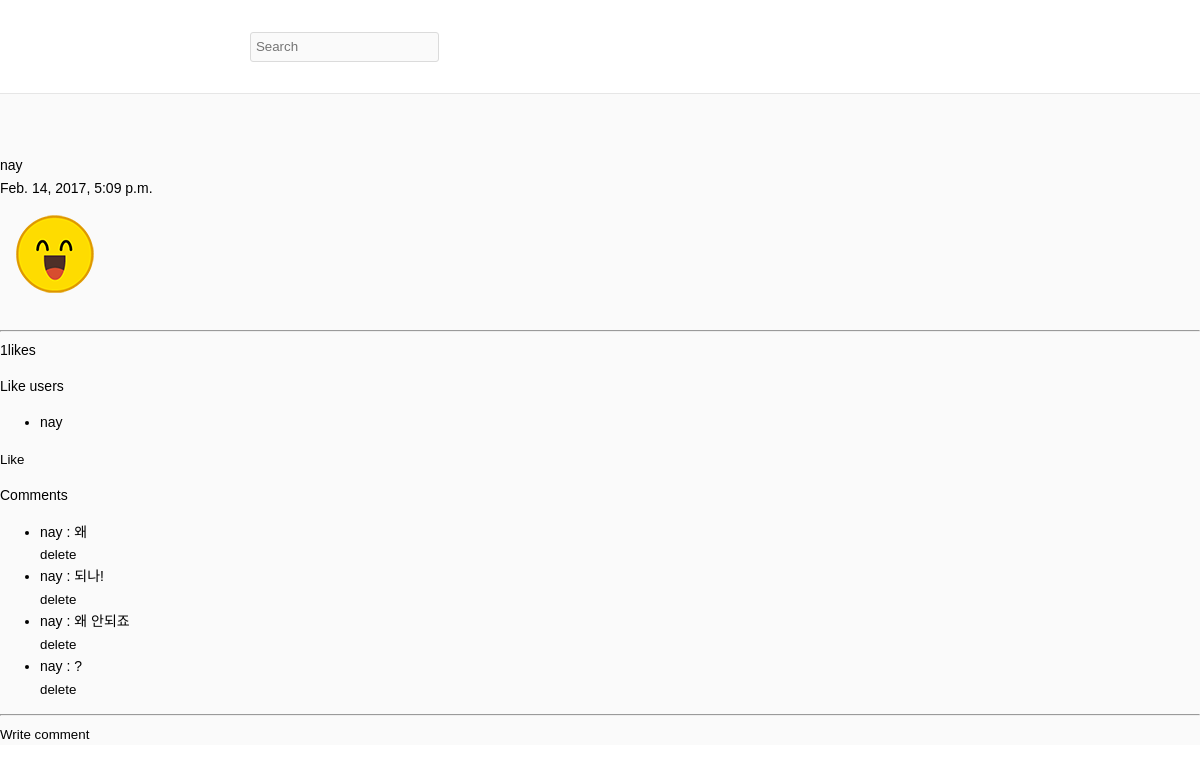
The app's page /post/1/ with its own data.
### post/models/post.py (models this page shows, shortened)
class Post(models.Model):
    author = models.ForeignKey(settings.AUTH_USER_MODEL)
    photo = models.ImageField(upload_to='post', blank=True)
    created_date = models.DateTimeField(auto_now_add=True, blank=True)
    like_users = models.ManyToManyField(
        Myuser,
        through='PostLike',
        related_name='like_post_set',
    )
    is_visible = models.BooleanField(default=True)
    objects = PostManager()
    visibles = PostUserVisibleManager()
    class Meta:
        ordering = ('-id',)
    @property
    def like_count(self):
        return self.like_users.count()

### myuser/models.py (models this page shows, shortened)
class Myuser(PermissionsMixin, AbstractBaseUser):
    CHOICES_GENDER = (
        ('m', 'Male'),
        ('f', 'Female'),
    )
    username = models.CharField(max_length=40, unique=True)
    email = models.EmailField(blank=True)
    gender = models.CharField(max_length=1, choices=CHOICES_GENDER)
    nickname = models.CharField(max_length=20)
    profile_img = models.ImageField(upload_to='profile_img', blank=True)
    following = models.ManyToManyField(
        'self',
        related_name='follower_set',
        symmetrical=False,
        blank=True,
        through='RelationShip',
    )
    is_staff = models.BooleanField(default=False)
    USERNAME_FIELD = 'username'
    objects = MyuserManager()

### post/models/comment.py (models this page shows, shortened)
class Comment(models.Model):
    author = models.ForeignKey(settings.AUTH_USER_MODEL)
    post = models.ForeignKey(Post)
    content = models.TextField()
    created_date = models.DateTimeField(auto_now_add=True)

### post/views/post.py (the view)
# urls.py: url(r'^(?P<post_id>[0-9]+)/$', views.post_detail, name='detail'),
def post_detail(request, post_id):
    post = Post.objects.get(id=post_id)
    context = {
        'post': post,
    }
    return render(request, 'post/post_detail.html', context)

### templates/post/post_detail.html (shortened to what this page needs)
{% extends 'common/base.html' %}
{% block content %}
<div>{{ post.author.username }}</div>
<div>{{ post.created_date }}</div>
<div>
    <img src="{{ MEDIA_URL }}{{ post.photo }}">
</div>
<hr>
<div>{{ post.like_count }}likes</div>
<div>
    <p>Like users</p>
    {% if post.like_users.all %}
    <ul>
        {% for user in post.like_users.all %}
        <li>{{ user.username }}</li>
        {% endfor %}
    </ul>
    {% endif %}
    <form action="{% url 'post:like_toggle' post_id=post.id %}" method="POST">{% csrf_token %}
        <button type="submit">
            {% if user in post.like_users.all %}
            Unlike
            {% else %}
            Like
            {% endif %}
        </button>
    </form>
    <p>Comments</p>
    {% if post.comment_set %}
    <ul>
        {% for comment in post.comment_set.all %}
        <li>
            <span>{{ comment.author.username }} : {{ comment.content }}</span>
        </li>
        <form action="{% url 'post:comment_delete' post_id=post.id comment_id=comment.id %}" method="POST">{% csrf_token %}
            <button type="submit">delete</button>
        </form>
        {% endfor %}
    </ul>
    {% else %}
    <p>No comments</p>
    {% endif %}
    <hr>
    <form action="{% url 'post:comment_add' post_id=post.id %}" method="POST">{%csrf_token %}
        <button type="submit" name="detail" value="{{ post.id }}">Write comment</button>
    </form>
</div>
{% endblock %}

### static/css/base.css (style rules this page uses)
html, body { font-family: sans-serif; padding: 0; margin: 0; font-size: 14px; line-height: 1.6rem; }
button { padding: 0; background-color: transparent; border: none; }

### records on screen
Post: author.username "nay", created_date "Feb. 14, 2017, 5:09 p.m.", photo (picture), like_count "1"
Myuser: username "nay"
Comment: author.username "nay", content "왜"
Comment: author.username "nay", content "되나!"
Comment: author.username "nay", content "왜 안되죠"
Comment: author.username "nay", content "?"
